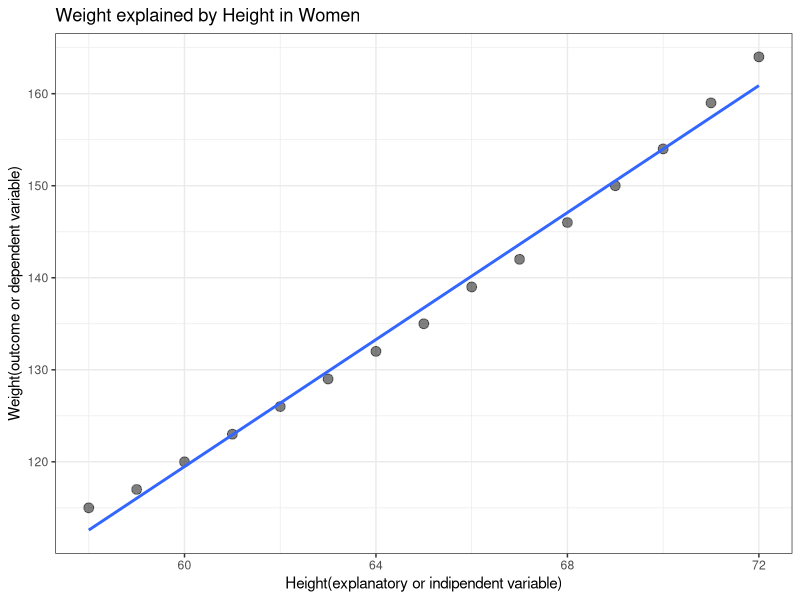

This figure's R source:
# SIMPLE LINEAR REGRESSION

# 1) Visualize relationship (height and weight of a woman)
# 2) Create model
# 3) Generate summary of the model
# 4) Predictive modeling

library(tidyverse)

head(women)

# 1) Visualize relationship (height and weight of a woman)
women %>%
  ggplot(aes(height, weight))+
  geom_point(size=3,alpha=.5)+
  geom_smooth(method = lm, se=F)+
  theme_bw()+
  labs(title = "Weight explained by Height in Women",
       x="Height(explanatory or indipendent variable)",
       y="Weight(outcome or dependent variable)")

# 2) Create model
model1 <- lm(weight ~ height, data = women)

# 3) Generate summary of the model
summary(model1)

# We see the residuals. They represents the difference/distance
# between the actual value that we observed and the value predicted by the model

# The coefficients tell us how much the dependent variable changes
# based on the independent variable. 
# We can see that every coefficient is statistically significant

# The p-value at the end is pretty small, therefore the model seems to be fine
# The Multiple R-Squared tells us how much of the change of the depedent variable
# is explained by the change in the independent variable

# 4) Predictive modeling
new_data <- data.frame(height=68)
predict(model1, new_data)

new_data <- data.frame(height=c(68,70,72))
round(predict(model1, new_data))
